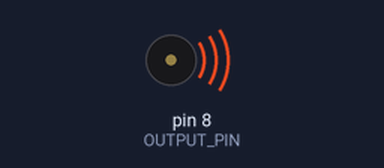
Recording of a sketch running on a simulated Arduino Uno, built with avr-gcc and run on an emulated ATmega328P. Shown: buzzer (waves = sounding).

Above: at 0.08 s.
At 17.0 s:
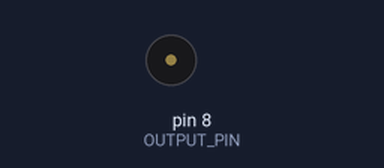
Timing chart, 0 to 17.6 s (numbered marks = the images above):
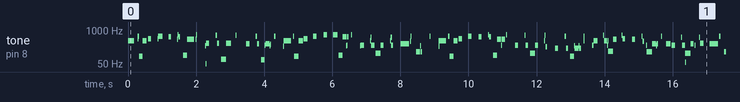

The sketch:

lechuck_1bit.ino
```cpp
/*
   The Secret of Monkey Island - LeChuck's Theme
   (PC Speaker Version)

   2020-11-24

   Adapted to Arduino by Craig Iannello (caiannello AT google mail)

   To play, hook a piezo speaker between ground and the
   digital pin defined below:

   2025-04-24 - To save a couple KB of ROM, the table datatype was changed
    from floats to uint16's. (Should sound the same, since tone() and delay()
    functions take integers.)
*/

#define OUTPUT_PIN 8

PROGMEM const uint16_t song[] = {
 // note_hz, note_ms, ...
392, 177,   0, 102, 466,  11, 588,  33,  98, 117, 392, 110,   0,  43, 466,  93,
  0, 185, 466,  10, 587, 133,   0, 181, 556,  12, 555,  21, 556,  12, 556,   8,
  0, 204, 439,  11, 658,  34, 554,  41,   0,  84, 110, 123, 440, 120, 440,  85,
  0,  40, 440,  12, 658,  33,   0,  98,   0, 128, 254,  28,  52,  10, 311,  85,
  0, 193, 622,  39, 311,  66,   0,  55,  76, 145, 311, 151,   0, 126, 622,  38,
  0, 282, 293,  94,   0, 185, 588,  33, 293,  58,   0,  62,  72, 111, 257,  16,
293, 118, 254,  16, 291,  12,   0, 113, 587,  39,   0,  98,   0, 128, 243,   8,
392, 219,   0,  59, 588,  38,  98, 122, 392, 134,   0,  19, 466, 113,   0, 166,
587, 101,   0, 213, 658,  98,   0, 180, 658, 120,   0,  39, 110, 118, 555,  21,
556,  12, 556,   8, 556,   8, 556,  12, 556,  12, 556,   8, 556,   8, 556,  12,
253,  10, 256,  10, 554,  46,   0,  79, 658,  33,   0,  99,   0, 128, 253,  14,
257,  10, 261,  98,   0, 181, 391,  11, 522,  18, 261,  96,   0,  28, 130, 150,
261,  88,   0, 193, 392,   9, 522,  11, 522,  12, 261,  59,   0, 216, 293, 246,
  0,  31, 371,   8, 587,  37,   0, 125, 146, 120, 255,  22, 146,  34,   0,  90,
  0, 132, 587,  37,   0,  99,   0, 127, 239,   8, 392, 219,   0,  59, 588,  37,
 98, 117, 392, 117,   0,  31, 466, 106,   0, 172, 587, 109,   0, 204, 554,  86,
  0, 193, 658,  36, 556,   8, 556,  12, 556,  12,   0,  74, 110, 123, 440, 119,
257,  16, 440, 102,   0,  23, 659,  37,   0,  99,   0, 131, 261,  86,   0, 192,
622,  35, 261,  69,   0,  55, 130, 146, 261,  90,   0, 185, 392,  11, 622,  34,
233,  39,   0, 239, 196,  84,   0, 198, 588,  38, 196,  59,   0,  63,  98, 117,
253,  10, 196, 120, 253,  10, 196,  61,   0,  67, 392,   9, 588,  30,   0,  95,
  0, 128, 256,  35, 392, 117,   0, 160, 623,  39, 392,  89, 258,  10, 392,  11,
155, 145, 440, 102,   0,  16,   0, 132, 622,  31, 466,  74,   0, 204, 440,  90,
  0, 189, 588,  37, 370,  42,   0,  53, 256,  18, 146, 154, 293, 119, 253,  10,
260,  10, 293,  43,   0,  82, 587,  31,   0, 126, 293, 133,   0,  20, 261, 109,
  0, 169, 523,  37, 261,  84,  59,   9, 130, 153, 293,  92,   0,  27, 260,  10,
  0, 128, 523,  31, 311, 100,   0, 177, 293, 239,   0,  40, 588,  37,   0,  98,
146, 151, 293, 118, 292,  29, 293,  49,   0,  48, 587,  27,   0, 130, 293, 101,
  0,  49, 261,  88,   0, 189, 312,   8, 523,  34, 261,  77,   0,  16, 130, 150,
293,  89,   0,  36,   0, 128, 257,  16, 523,  25, 311,  32,   0, 245, 293, 246,
  0,  35, 587,  39,   0,  94, 249,  14, 258,  10, 146, 151, 293,  60,   0,  59,
253,  10, 261,  79,   0,  47, 587,  31, 233,  51,   0,  69, 220, 111,   0,  42,
196, 163,   0, 114, 588,  37,  98, 189,   0,  58, 256,  12,   0, 285, 588,  37,
233,  62,   0,  59, 293, 118,   0,  36, 392,  74,   0,  79, 155, 113,  61,   8,
622,  35, 392,  57,   0, 220, 370,  89,   0,  63, 146, 120, 588,  37, 370,  42,
  0, 236, 392, 242,   0,  36, 588,  37,  98,  92, 196, 120, 254,  10,   0, 128,
  0, 127, 257,  10, 588,  38, 196,  89,   0, 132, 254,  28, 116, 164,   0, 114,
588,  37, 196,  97,   0,  23, 146, 219,   0,  90, 196, 120, 394,   9, 466,  10,
587,  34, 116, 129,   0, 148, 196, 117,   0, 160, 391,  13, 588,  35,  98,  92,
257,  25, 196, 117, 253,  10,   0, 131,   0, 128, 391,  11, 588,  35, 196,  82,
 86,  12,   0, 121, 116, 142,   0, 137, 392,  11, 588,  35, 196,  97,   0,  28,
146, 171,   0, 134, 196, 107,   0,  17, 588,  35, 116,  90,   0, 145,
};

void setup()
{
}

void loop()
{
  for (int n = 0; n < sizeof(song)/sizeof(uint16_t); n+=2)
  {
    int freq_hz = pgm_read_word_near( &(song[n]) );
    int duration_ms = pgm_read_word_near( &(song[n+1]));

    tone(OUTPUT_PIN, freq_hz,duration_ms );
    delay(duration_ms);
    noTone(OUTPUT_PIN);
  }
}
```

Measured:
- by itself, tone on pin 8 (OUTPUT_PIN): plays 392 Hz for 0.18 s, 466 Hz for 0.01 s, 588 Hz for 0.03 s, 98 Hz for 0.12 s, 392 Hz for 0.11 s, 466 Hz for 0.09 s … (1013 notes in this stretch)
